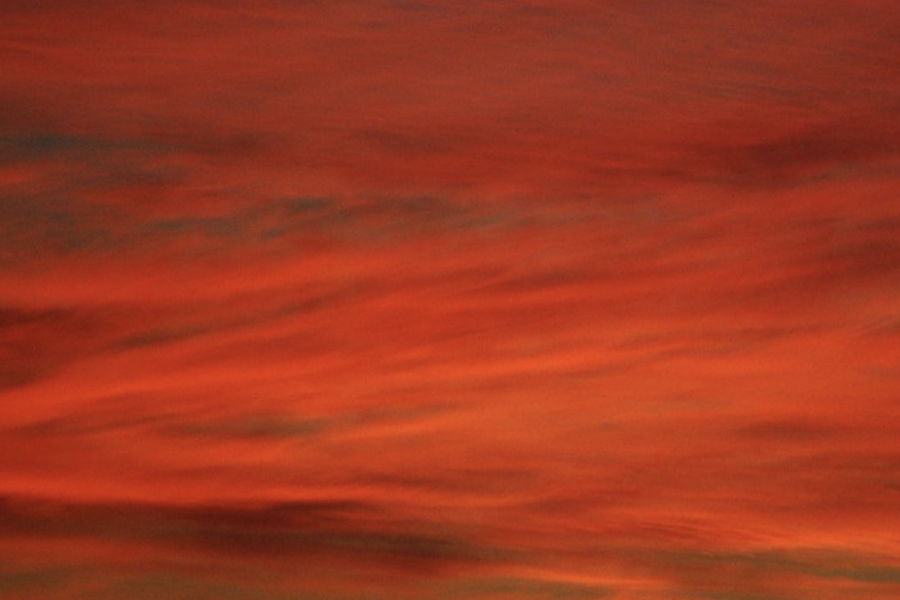
#> input picture Corte 1/ImageProcess/image.png, 900 x 600 px
$ python 200126.py
#> lines starting #> are read from the running program, lines starting #| are printed output that depends on the picture
from PIL import Image
import matplotlib.pyplot as plt

image_lena = Image.open("image.png")
#> image_lena is the input picture: PIL image 900x600 RGB; mean R, G, B 156.8, 55.8, 32.9


columnas, filas = image_lena.size
#> columnas = 900; filas = 600
imagen_blanco = Image.new("L", (columnas, filas))
#> imagen_blanco: PIL image 900x600 L; every value is 0
imagen_invertida = Image.new("RGB", (columnas, filas))
#> imagen_invertida: PIL image 900x600 RGB; every value is 0
imagen_invertida_bc = Image.new("L", (columnas, filas))
imagen_negativa = Image.new("RGB", (columnas, filas))
imagen_aclarada = Image.new("RGB", (columnas, filas))


for i in range (columnas):
    for j in range (filas):
        #obtener el pixel en la posicion ( i, j )
        red, green, blue = image_lena.getpixel( (i,j) )
        # Invertir lo colores
        imagen_negativa.putpixel((i,j), (255 - red, 255 - green, 255 - blue))
        #Aclarar la Imagen
        imagen_aclarada.putpixel((i,j), (red+100, green + 100, blue + 100))
        #Calcular el tono de gris
        gray_pixel = int ((red + green + blue) / 3)
        # Asignar tono de gris
        imagen_blanco.putpixel((i,j), gray_pixel)
        # Invertir la imagen (espejo horizontal)
        imagen_invertida.putpixel((i,j), image_lena.getpixel((columnas - i - 1, j)))
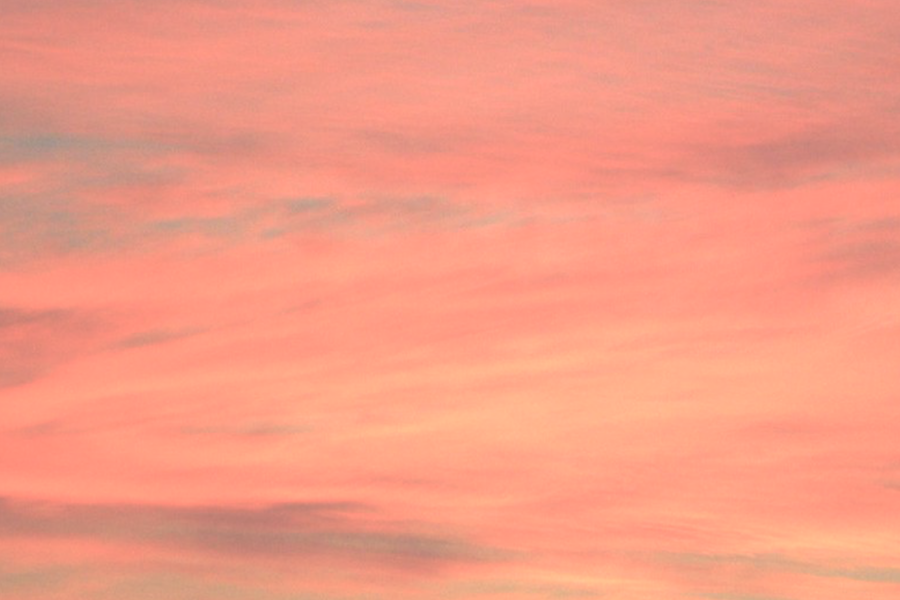
#> imagen_aclarada: PIL image 900x600 RGB; mean R, G, B 243.8, 155.8, 132.9
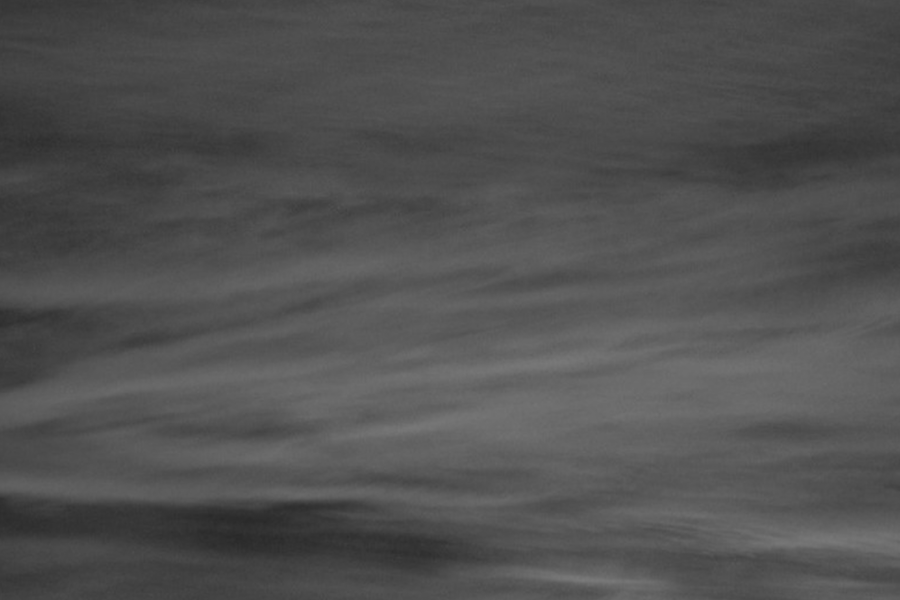
#> imagen_blanco: PIL image 900x600 L; min 40, max 123, mean 81.5
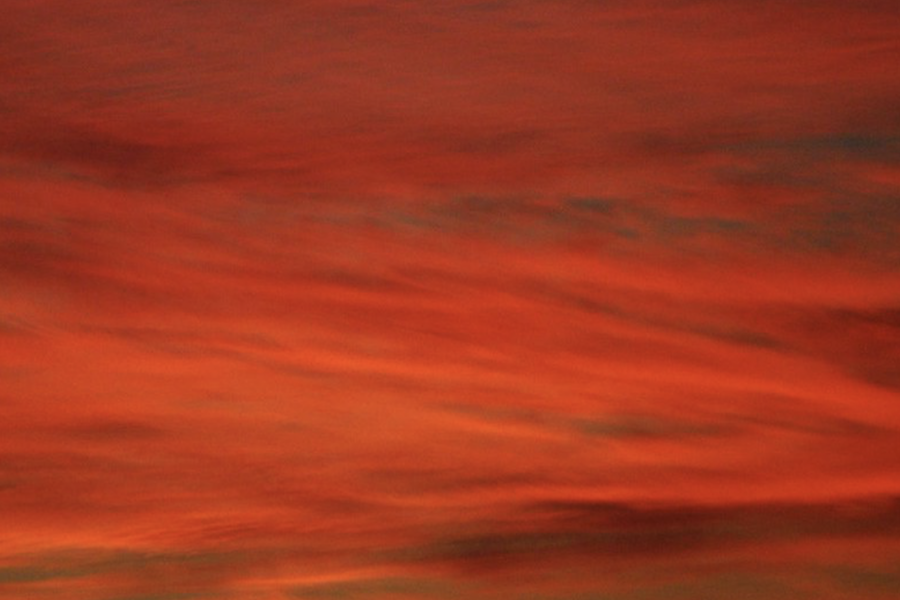
#> imagen_invertida: PIL image 900x600 RGB; mean R, G, B 156.8, 55.8, 32.9
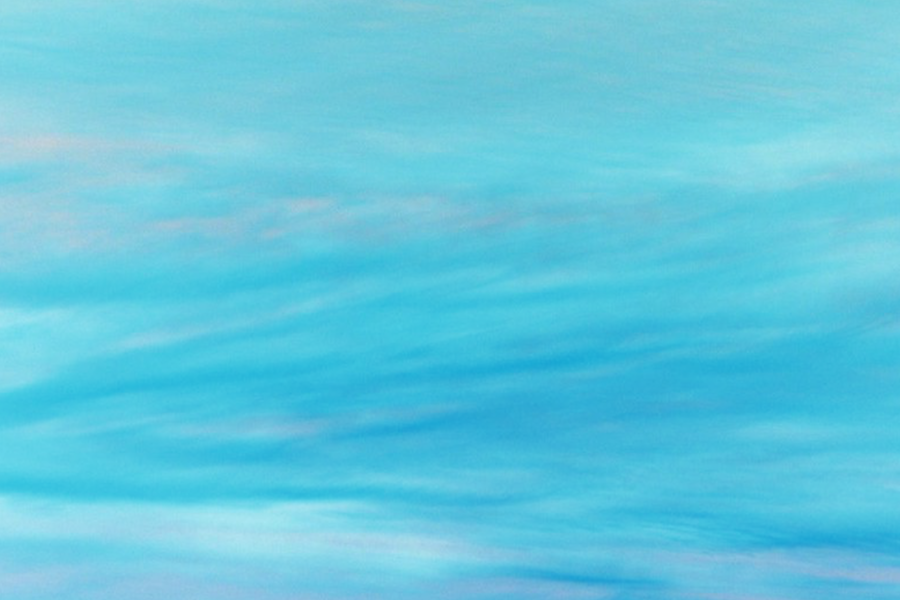
#> imagen_negativa: PIL image 900x600 RGB; mean R, G, B 98.2, 199.2, 222.1

# Invertir la imagen (espejo horizontal)

# Primera Imagen
plt.subplot(1,5,1)
plt.imshow(image_lena, cmap='gray')
plt.title("Original")
plt.axis("off")

#Segunda Imagen
plt.subplot(1,5,2)
plt.imshow(imagen_blanco, cmap='gray')
plt.title("Escala de Grises")
plt.axis("off")


plt.subplot(1,5,3)
plt.imshow(imagen_invertida, cmap='gray')
plt.title("Invertida")
plt.axis("off")


plt.subplot(1,5,4)
plt.imshow(imagen_negativa)
plt.title("Negativa")
plt.axis("off")

# aclrarar la imagen, sacarle negativo e invertir la imagen
plt.subplot(1,5,5)
plt.imshow(imagen_aclarada)
plt.title("Aclarada")
plt.axis("off")
plt.show()
